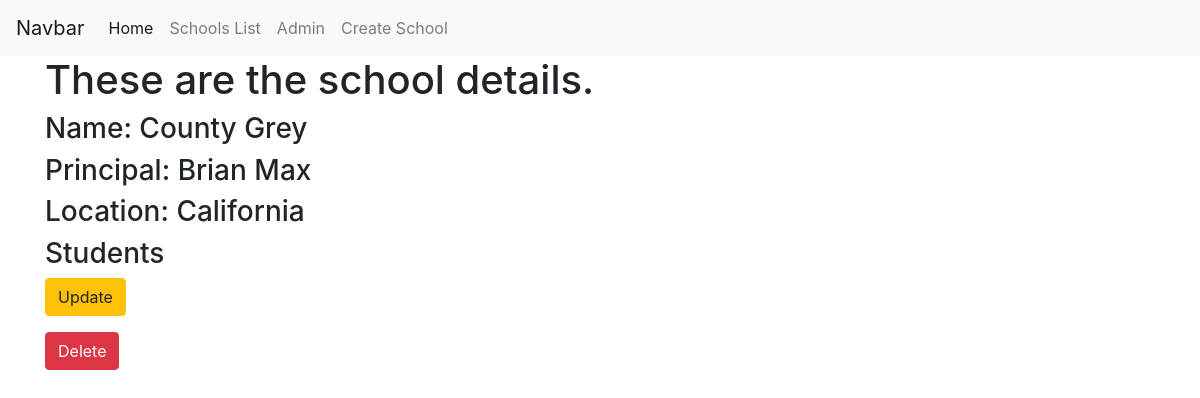
The page /cbv_app/school_detail/4/ on the database its author committed.
### cbv_app/models.py (models this page shows, shortened)
class School(models.Model):
    name = models.CharField(max_length=200)
    principal = models.CharField(max_length=40)
    location = models.CharField(max_length=100)

### cbv_app/views.py (the view)
# urls.py: path('school_detail/<int:pk>/', SchoolDetailView.as_view(), name='detail'),
class SchoolDetailView(DetailView):
    model = School

### cbv_app/templates/cbv_app/school_detail.html (shortened to what this page needs)
<!DOCTYPE html>
{% extends 'cbv_app/base.html' %}
{% block body_block %}
    <h1>These are the school details.</h1>
    <h3>Name: {{object.name}}</h3>
    <h3>Principal: {{object.principal}}</h3>
    <h3>Location: {{object.location}}</h3>
    <h3>Students</h3>
    <p><a class="btn btn-warning" href="{% url 'update' object.pk %}">Update</a></p>
    <a class="btn btn-danger" href="{% url 'delete' object.pk %}">Delete</a>
{% endblock %}

### rows shown on the page
School: name "County Grey", principal "Brian Max", location "California"
